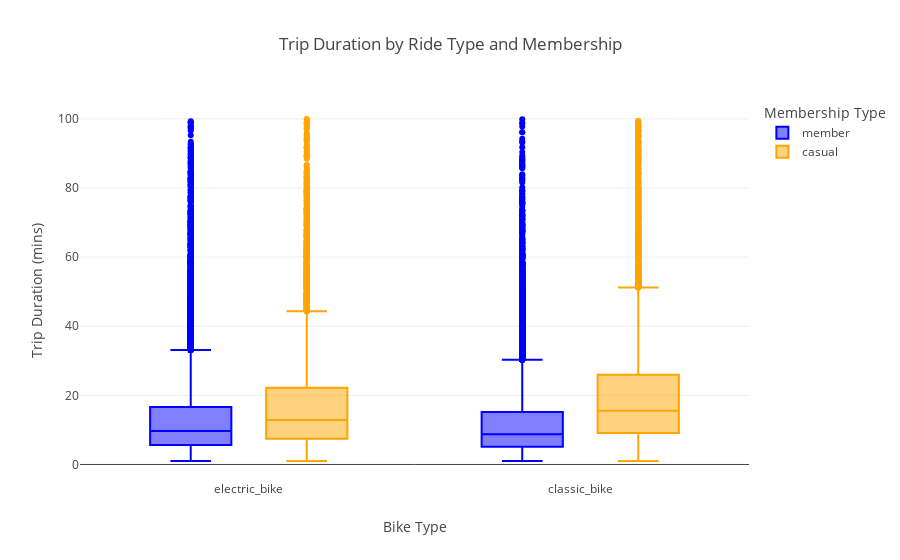

Notebook code cell kept with this figure:
### Code cell
# Define color mapping
custom_colors = {
    'member': 'blue',
    'casual': 'orange'
}

fig = px.box(
    df_sample,
    x='rideable_type',
    y='trip_duration',
    color='member_casual',
    color_discrete_map=custom_colors,
    points='outliers', 
    title='Trip Duration by Ride Type and Membership',
    hover_data=[],
    labels={
        "rideable_type": "Bike Type",
        "trip_duration": "Trip Duration (mins)",
        "member_casual": "Membership Type"
    }
)
fig.update_traces(hoverinfo='skip', hovertemplate=None)
fig.show()

### Figure 1 — Plotly figure (JSON) as saved in the notebook; plotly's stock layout.template omitted (floating-point values rounded to 4 significant figures; data arrays with more than 128 entries replaced by an {"elided": "..."} marker saying what was removed)
{"data": [{"alignmentgroup": "True", "boxpoints": "outliers", "hoverinfo": "skip", "legendgroup": "member", "marker": {"color": "blue"}, "name": "member", "notched": false, "offsetgroup": "member", "orientation": "v", "showlegend": true, "type": "box", "x": {"elided": "78437 str values"}, "x0": " ", "xaxis": "x", "y": {"elided": "78437 float values"}, "y0": " ", "yaxis": "y"}, {"alignmentgroup": "True", "boxpoints": "outliers", "hoverinfo": "skip", "legendgroup": "casual", "marker": {"color": "orange"}, "name": "casual", "notched": false, "offsetgroup": "casual", "orientation": "v", "showlegend": true, "type": "box", "x": {"elided": "21563 str values"}, "x0": " ", "xaxis": "x", "y": {"elided": "21563 float values"}, "y0": " ", "yaxis": "y"}], "layout": {"boxmode": "group", "legend": {"title": {"text": "Membership Type"}, "tracegroupgap": 0}, "title": {"text": "Trip Duration by Ride Type and Membership"}, "xaxis": {"anchor": "y", "domain": [0, 1], "title": {"text": "Bike Type"}}, "yaxis": {"anchor": "x", "domain": [0, 1], "title": {"text": "Trip Duration (mins)"}}}}
